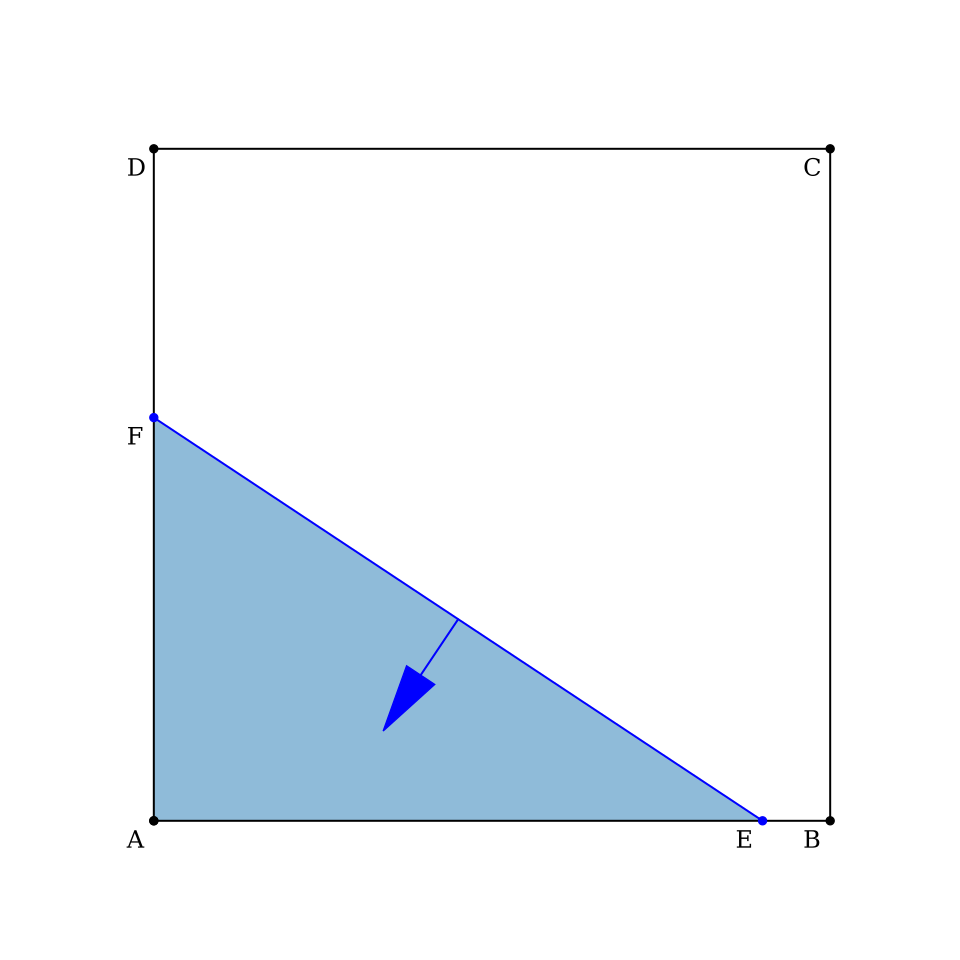

This figure's Python source:
#import matplotlib.pyplot as plt
#x = range(1,10)
#y = range(1,10)
#plt.plot(x,y,'o')
#plt.show()

import matplotlib.pyplot as plt
import numpy as np
import matplotlib.patches as mpatches



# neighbour-intersection
E   = [0.9, 0]
F   = [0, 0.6]

# meta-intersection
#E   = [1, 0.3]
#F   = [0, 0.8]

G   = 0.5*(np.array(E)+np.array(F))
EF  = np.array(F) - np.array(E)
n   = -0.1*np.array([EF[1], -EF[0]])/np.linalg.norm(EF)

pt0 = [0, 0]
pt1 = [1, 0]
pt2 = [1, 1]
pt3 = [0, 1]
ptx = [pt0[0], pt1[0], pt2[0], pt3[0], pt0[0]]
pty = [pt0[1], pt1[1], pt2[1], pt3[1], pt0[1]]

EFx = [E[0], F[0]]
EFy = [E[1], F[1]]

liquidx = [pt0[0], pt1[0], E[0], F[0]]
liquidy = [pt0[1], pt1[1], E[1], F[1]]

font = {'family': 'serif',
        'color':  'black',
        'weight': 'normal',
        'size': 18,
        }

plt.figure(figsize=(10,10))
plt.axis('off')
plt.plot(ptx, pty, marker = 'o', color = 'k')
plt.fill(liquidx, liquidy, zorder=0, alpha=0.5)
plt.plot(EFx, EFy, marker = 'o', color = 'b')
plt.arrow(G[0], G[1], n[0], n[1], head_width=0.05, head_length=0.1, fc='b', ec='b')

# text
delta = -0.04
plt.text(pt0[0]+delta, pt0[1]+delta, 'A', fontdict=font)
plt.text(pt1[0]+delta, pt1[1]+delta, 'B', fontdict=font)
plt.text(pt2[0]+delta, pt2[1]+delta, 'C', fontdict=font)
plt.text(pt3[0]+delta, pt3[1]+delta, 'D', fontdict=font)
plt.text(E[0]+delta, E[1]+delta, 'E', fontdict=font)
plt.text(F[0]+delta, F[1]+delta, 'F', fontdict=font)

plt.show()
